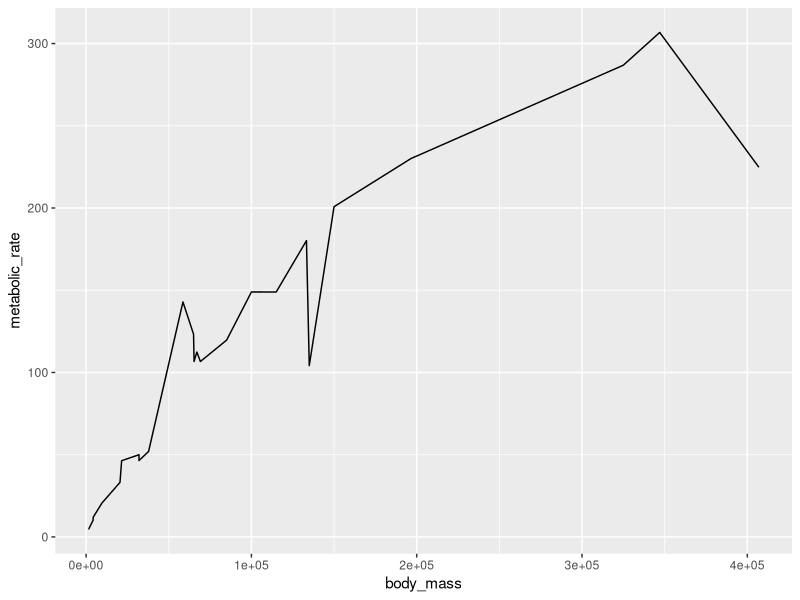

This chart was generated by the following R code:
# Load library
library(tidyverse)

#set up data frame for plotting
size_mr_data <- data.frame(
  body_mass = c(32000, 37800, 347000, 4200, 196500, 100000, 4290, 
    32000, 65000, 69125, 9600, 133300, 150000, 407000, 115000, 
    67000,325000, 21500, 58588, 65320, 85000, 135000, 20500, 1613,
    1618),
  metabolic_rate = c(49.984, 51.981, 306.770, 10.075, 230.073, 
    148.949, 11.966, 46.414, 123.287, 106.663, 20.619, 180.150, 
    200.830, 224.779, 148.940, 112.430, 286.847, 46.347, 142.863, 
    106.670, 119.660, 104.150, 33.165, 4.900, 4.865))
    
#code goes here
ggplot(data = size_mr_data, aes (x = body_mass, y = metabolic_rate)) + geom_line()
